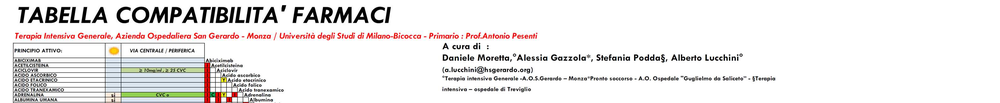
#> input picture src/scripts/1-image.png, 1000 x 103 px, shrunk from 3174 x 326 before the run
$ python extract_drug_data.py -i ../src/scripts
#> lines starting #> are read from the running program, lines starting #| are printed output that depends on the picture; after the words box and inside, x2 and y2 are one past the last pixel; in counts of white or black regions, pixels touching at a corner belong together
#!/usr/bin/env python3
"""
Drug Compatibility Table OCR Extractor
Extracts drug compatibility data from San Gerardo Hospital table images

Usage:
    python extract_drug_data.py --input images/ --output drugs_extracted.json

Requirements:
    pip install pytesseract pillow opencv-python pandas numpy
"""

import argparse
import json
import re
from pathlib import Path
from typing import Dict, List, Tuple
import sys

# Optional dependencies (install with: pip install pytesseract pillow opencv-python pandas)
try:
    import cv2
    import numpy as np
    from PIL import Image
    import pytesseract
    HAS_OCR = True
except ImportError:
    HAS_OCR = False
    print("⚠️  OCR libraries not installed. Install with:")
    print("   pip install pytesseract pillow opencv-python pandas numpy")
    print("   Also install Tesseract OCR: https://github.com/tesseract-ocr/tesseract")

# Compatibility legend from San Gerardo Hospital
COMPATIBILITY_MAP = {
    'C': 'COMPATIBLE',           # Green - Compatible
    'Y': 'COMPATIBLE_ON_TAP',    # Yellow - Y-site only
    'I': 'INCOMPATIBLE',         # Red - Incompatible
    '!': 'CONFLICTING_DATA',     # Orange - Conflicting data
    'si': 'CVC_REQUIRED',        # Light green - CVC necessary
    '': 'NO_DATA',               # Grey - No data available
}

DRUG_CATEGORIES = {
    'antibiotic': ['cillin', 'mycin', 'floxacin', 'cef', 'vanco', 'mero'],
    'analgesic': ['fentanyl', 'morphine', 'tramadol', 'alfentanil', 'remifentanil'],
    'cardiovascular': ['diltiazem', 'verapamil', 'nitroglycerin', 'adenosine'],
    'anticoagulant': ['heparin', 'warfarin', 'alteplase', 'tranexamic'],
    'sedative': ['midazolam', 'propofol', 'dexmedetomidine', 'ketamine'],
    'vasopressor': ['norepinephrine', 'epinephrine', 'dopamine', 'dobutamine', 'vasopressin'],
    'insulin': ['insulin'],
    'diuretic': ['furosemide', 'torasemide', 'mannitol'],
    'antiarrhythmic': ['amiodarone', 'lidocaine', 'procainamide'],
    'electrolyte': ['potassium', 'calcium', 'magnesium', 'sodium', 'phosphate'],
}


# [9 lines left out: function detect_category, not called in this run]


def extract_drug_names_from_image(image_path: str) -> List[str]:
    """
    Extract drug names from the first column of the table image

    Args:
        image_path: Path to the table image

    Returns:
        List of drug names extracted from the image
    """
#> called with image_path = '../src/scripts/1-image.png'
    if not HAS_OCR:
        print(f"❌ Cannot process {image_path}: OCR libraries not installed")
        return []

    try:
        # Load image
        img = cv2.imread(image_path)
#> img is the input picture: shape (103, 1000, 3); mean B, G, R 233.5, 234, 236.3
        if img is None:
            print(f"❌ Failed to load image: {image_path}")
            return []

        # Convert to grayscale
        gray = cv2.cvtColor(img, cv2.COLOR_BGR2GRAY)
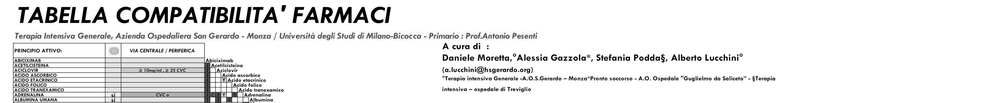
#> gray: shape (103, 1000); min 0, max 255, mean 234.6

        # Apply thresholding to get better OCR results
        _, thresh = cv2.threshold(gray, 150, 255, cv2.THRESH_BINARY_INV)
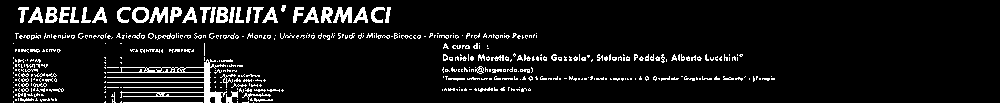
#> thresh: shape (103, 1000); 8% white in thin lines or dots, all inside (x1, y1, x2, y2) = (13, 5, 775, 103)

        # Extract the first column (drug names) - approximate coordinates
        height, width = thresh.shape
#> height = 103; width = 1000
        first_column = thresh[:, :int(width * 0.15)]  # First 15% of width
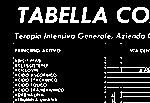
#> first_column: shape (103, 150); 14.9% white in thin lines or dots, all inside (x1, y1, x2, y2) = (13, 7, 150, 103)

        # OCR on first column
        text = pytesseract.image_to_string(first_column, config='--psm 6')

        # Parse drug names (clean up OCR artifacts)
        drug_names = []
        for line in text.split('\n'):
            line = line.strip()
            # Remove common OCR errors and filter valid drug names
            if len(line) > 3 and not line.isdigit():
                # Clean drug name
                drug_name = re.sub(r'[^a-zA-Z\s\+\-]', '', line)
                drug_name = ' '.join(drug_name.split())  # Remove extra spaces
                if drug_name:
                    drug_names.append(drug_name.title())

        print(f"✅ Extracted {len(drug_names)} drug names from {Path(image_path).name}")
        return drug_names

    except Exception as e:
        print(f"❌ Error processing {image_path}: {e}")
        return []


# [145 lines left out: functions extract_compatibility_matrix_from_image, manual_input_mode, not called in this run]


def main():
    parser = argparse.ArgumentParser(
        description='Extract drug compatibility data from San Gerardo Hospital table images'
    )
    parser.add_argument(
        '--input',
        '-i',
        type=str,
        help='Path to directory containing table images'
    )
    parser.add_argument(
        '--output',
        '-o',
        type=str,
        default='drugs_extracted.json',
        help='Output JSON file path (default: drugs_extracted.json)'
    )
    parser.add_argument(
        '--manual',
        '-m',
        action='store_true',
        help='Enable manual data entry mode (interactive)'
    )

    args = parser.parse_args()

    # Manual mode
    if args.manual or not args.input:
        manual_input_mode()
        return

    # OCR mode (if libraries available)
    if not HAS_OCR:
        print("\n❌ OCR mode requires additional libraries.")
        print("   Use --manual flag for interactive data entry instead:")
        print("   python extract_drug_data.py --manual")
        sys.exit(1)

    input_dir = Path(args.input)
    if not input_dir.exists():
        print(f"❌ Input directory not found: {input_dir}")
        sys.exit(1)

    # Find all images
    image_files = list(input_dir.glob('*.png')) + list(input_dir.glob('*.jpg')) + list(input_dir.glob('*.jpeg'))

    if not image_files:
        print(f"❌ No images found in: {input_dir}")
        sys.exit(1)

    print(f"📸 Found {len(image_files)} images")

    # Extract data from each image
    all_drugs = []
    all_compatibility = {}

    for img_path in sorted(image_files):
        print(f"\n🔍 Processing: {img_path.name}")

        # Extract drug names
        drug_names = extract_drug_names_from_image(str(img_path))

        # Extract compatibility matrix
        compat_data = extract_compatibility_matrix_from_image(str(img_path), drug_names)

        # Add to global lists
        for drug_name in drug_names:
            drug_id = drug_name.lower().replace(' ', '-')
            all_drugs.append({
                'id': drug_id,
                'name': drug_name,
                'category': detect_category(drug_name),
                'route': 'intravenous',
            })

        all_compatibility.update(compat_data)

    # Save to JSON
    output_data = {
        'version': '1.0.0',
        'lastUpdate': '2025-01-20',
        'description': 'Drug compatibility database - San Gerardo Hospital (OCR Extraction)',
        'drugs': all_drugs,
        'compatibilityMatrix': all_compatibility,
    }

    with open(args.output, 'w', encoding='utf-8') as f:
        json.dump(output_data, f, indent=2, ensure_ascii=False)

    print(f"\n✅ Extraction complete!")
    print(f"📄 Output file: {args.output}")
    print(f"📊 Total drugs: {len(all_drugs)}")


if __name__ == '__main__':
    main()
#> (the call stopped at in extract_drug_names_from_image, `text = pytesseract.image_to_string(first_column, config='--psm 6')`: pytesseract is not available in this run)

$ run again, on src/scripts/3-image.png
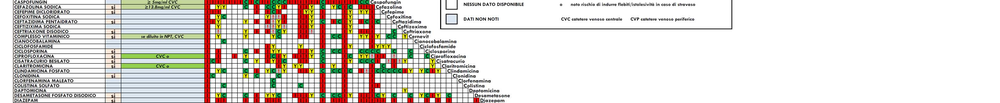
#> input picture src/scripts/3-image.png, 1000 x 103 px, shrunk from 3174 x 326 before the run
#> in extract_drug_names_from_image, img is the input picture: shape (103, 1000, 3); mean B, G, R 212.4, 217.6, 222.5
#> in extract_drug_names_from_image, `_, thresh = cv2.threshold(gray, 150, 255, cv2.THRESH_BINARY_INV)`:
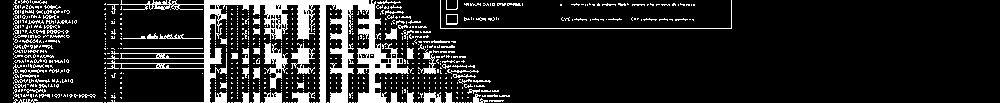
#> thresh: shape (103, 1000); 14.5% white; 759 white regions (674 under 20 px), largest, box (x1, y1, x2, y2) and area: (107, 0, 414, 103) 7298, (264, 43, 288, 89) 497, (291, 43, 315, 74) 361
#> in extract_drug_names_from_image, `first_column = thresh[:, :int(width * 0.15)]`:
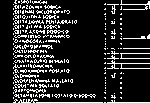
#> first_column: shape (103, 150); 15.8% white in thin lines or dots

$ run again, on src/scripts/4-image.png
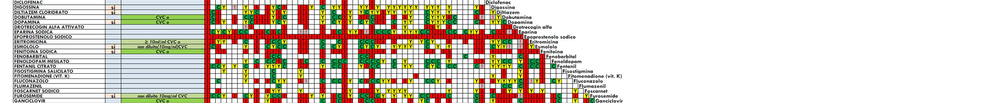
#> input picture src/scripts/4-image.png, 1000 x 103 px, shrunk from 3174 x 326 before the run
#> in extract_drug_names_from_image, img is the input picture: shape (103, 1000, 3); mean B, G, R 194.4, 205.5, 214.3
#> in extract_drug_names_from_image, `_, thresh = cv2.threshold(gray, 150, 255, cv2.THRESH_BINARY_INV)`:
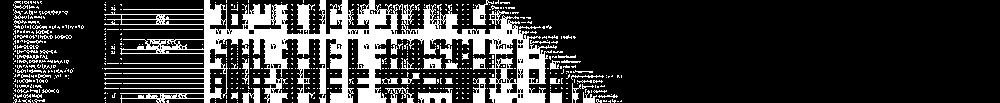
#> thresh: shape (103, 1000); 21.2% white; 625 white regions (559 under 20 px), largest, box (x1, y1, x2, y2) and area: (104, 0, 557, 103) 15443, (297, 58, 315, 103) 348, (418, 88, 453, 103) 295
#> in extract_drug_names_from_image, `first_column = thresh[:, :int(width * 0.15)]`:
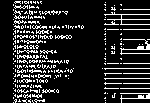
#> first_column: shape (103, 150); 15.2% white in thin lines or dots

$ run again, on src/scripts/5-image.png
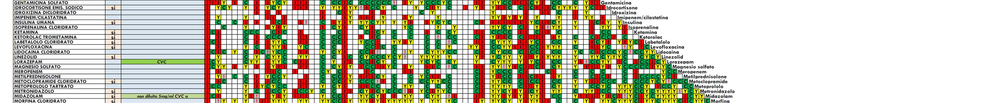
#> input picture src/scripts/5-image.png, 1000 x 103 px, shrunk from 3174 x 326 before the run
#> in extract_drug_names_from_image, img is the input picture: shape (103, 1000, 3); mean B, G, R 174, 193, 197
#> in extract_drug_names_from_image, `_, thresh = cv2.threshold(gray, 150, 255, cv2.THRESH_BINARY_INV)`:
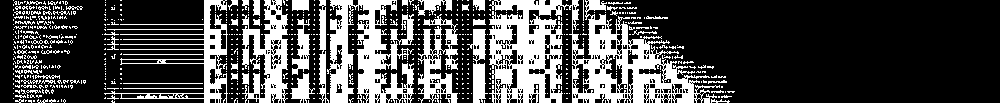
#> thresh: shape (103, 1000); 29% white; 698 white regions (632 under 20 px), largest, box (x1, y1, x2, y2) and area: (489, 0, 720, 103) 10916, (327, 0, 414, 103) 5016, (242, 0, 288, 103) 2527
#> in extract_drug_names_from_image, `first_column = thresh[:, :int(width * 0.15)]`:
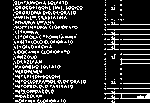
#> first_column: shape (103, 150); 16.5% white in thin lines or dots
